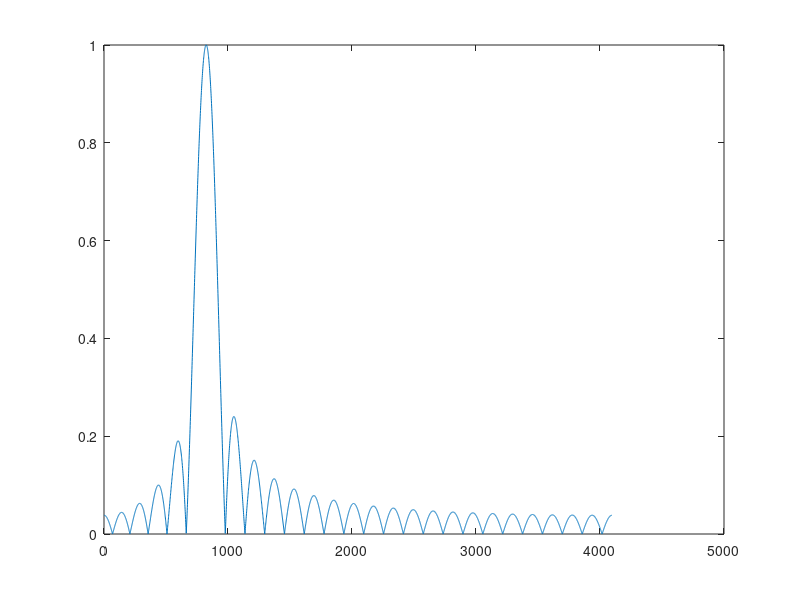

This figure's MATLAB source:
clear;
clc;

% Values for Filter
L = 50;
N = 4096;
a = 1
wn = a;
b = zeros(1,L);
omegaC = 0.2*pi;

% Calculating b with beta being zero
j = 1;
for i = 0:L
        b(j) = cos(omegaC * i)*wn;

        j = j + 1;
end

% Calc Frequency Responce
[H, W] = freqz(b, a, N);

% Find Beta that equals magnitude responce of 1 by dividing 1 by max
% magnitude
beta = 1 / max(abs(H));

% ReCalc Frequency Responce
[H, W] = freqz(beta.*b, a, N);

% Plot Responce
plot(abs(H));

% Find range that is above 1/sqrt(2)
result = find(abs(H) > (1/sqrt(2)));

% Get the first and last Normalised Frequency
ftOmeg = W(result(1));
ltOmeg = W(result(140));

ftf = ftOmeg * (N / (2*pi));
ltf = ltOmeg * (N / (2*pi));


